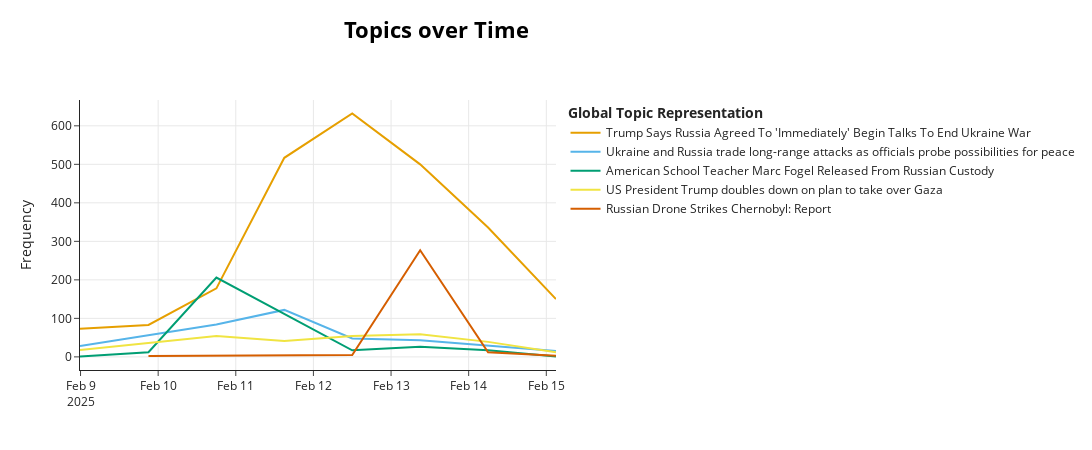

The code cell stored with this chart in its notebook:
### Code cell
topic_model.visualize_topics_over_time(topics_over_time,
                                       top_n_topics=5,
                                       custom_labels=True)

### Figure 1 — Plotly figure (JSON) as saved in the notebook; plotly's stock layout.template omitted (floating-point values rounded to 4 significant figures)
{"data": [{"hoverinfo": "text", "hovertext": ["<b>Topic 0</b><br>Words: war, spoken, ukraine, putin, he", "<b>Topic 0</b><br>Words: to, ukraine, war, trump, putin", "<b>Topic 0</b><br>Words: ukraine, trump, to, rare, aid", "<b>Topic 0</b><br>Words: ukraine, to, putin, trump, war", "<b>Topic 0</b><br>Words: ukraine, trump, be, nearing, bloody", "<b>Topic 0</b><br>Words: ukraine, to, president, putin, trump", "<b>Topic 0</b><br>Words: ukraine, europe, zelenskyy, to, zelensky", "<b>Topic 0</b><br>Words: ukraine, to, european, talks, not"], "marker": {"color": "#E69F00"}, "mode": "lines", "name": "Trump Says Russia Agreed To 'Immediately' Begin Talks To End Ukraine War", "x": ["2025-02-08T23:49:55.200000000", "2025-02-09T21:00:00.000000000", "2025-02-10T18:00:00.000000000", "2025-02-11T15:00:00.000000000", "2025-02-12T12:00:00.000000000", "2025-02-13T09:00:00.000000000", "2025-02-14T06:00:00.000000000", "2025-02-15T03:00:00.000000000"], "y": [73, 83, 178, 517, 632, 500, 336, 150], "type": "scatter"}, {"hoverinfo": "text", "hovertext": ["<b>Topic 1</b><br>Words: drones, shot, village, russia, north", "<b>Topic 1</b><br>Words: drones, russia, russian, north, ukrainian", "<b>Topic 1</b><br>Words: drones, russia, north, korea, ukrainian", "<b>Topic 1</b><br>Words: kyiv, russia, missile, drones, territory", "<b>Topic 1</b><br>Words: drones, moldova, russian, soil, russia", "<b>Topic 1</b><br>Words: russian, drones, region, ukraine, drone", "<b>Topic 1</b><br>Words: village, eastern, donetsk, forces, capture", "<b>Topic 1</b><br>Words: attacks, overnight, infrastructure, sharply, forces"], "marker": {"color": "#56B4E9"}, "mode": "lines", "name": "Ukraine and Russia trade long-range attacks as officials probe possibilities for peace", "x": ["2025-02-08T23:49:55.200000000", "2025-02-09T21:00:00.000000000", "2025-02-10T18:00:00.000000000", "2025-02-11T15:00:00.000000000", "2025-02-12T12:00:00.000000000", "2025-02-13T09:00:00.000000000", "2025-02-14T06:00:00.000000000", "2025-02-15T03:00:00.000000000"], "y": [28, 57, 84, 122, 48, 43, 29, 15], "type": "scatter"}, {"hoverinfo": "text", "hovertext": ["<b>Topic 2</b><br>Words: mercouris, surfaced, fairly, duma, highlight", "<b>Topic 2</b><br>Words: fogel, marc, torture, custody, teacher", "<b>Topic 2</b><br>Words: fogel, custody, marc, teacher, american", "<b>Topic 2</b><br>Words: fogel, marc, american, teacher, release", "<b>Topic 2</b><br>Words: fogel, vinnik, marc, alexander, american", "<b>Topic 2</b><br>Words: fogel, marc, swap, vinnik, citizen", "<b>Topic 2</b><br>Words: citizen, smuggling, drug, custody, fogel", "<b>Topic 2</b><br>Words: plotter, plotting, topple, fico, grandmother"], "marker": {"color": "#009E73"}, "mode": "lines", "name": "American School Teacher Marc Fogel Released From Russian Custody", "x": ["2025-02-08T23:49:55.200000000", "2025-02-09T21:00:00.000000000", "2025-02-10T18:00:00.000000000", "2025-02-11T15:00:00.000000000", "2025-02-12T12:00:00.000000000", "2025-02-13T09:00:00.000000000", "2025-02-14T06:00:00.000000000", "2025-02-15T03:00:00.000000000"], "y": [1, 12, 206, 111, 17, 26, 17, 1], "type": "scatter"}, {"hoverinfo": "text", "hovertext": ["<b>Topic 3</b><br>Words: gaza, canada, rae, invade, bob", "<b>Topic 3</b><br>Words: gaza, tariffs, aluminum, palestinians, trump", "<b>Topic 3</b><br>Words: gaza, jordan, aluminum, king, trump", "<b>Topic 3</b><br>Words: gaza, is, the, tariffs, aluminum", "<b>Topic 3</b><br>Words: aluminum, production, metric, million, gaza", "<b>Topic 3</b><br>Words: gaza, arab, plan, tariffs, trump", "<b>Topic 3</b><br>Words: gaza, dominance, energy, council, trump", "<b>Topic 3</b><br>Words: gaza, prisoners, palestinian, netanyahu, israeli"], "marker": {"color": "#F0E442"}, "mode": "lines", "name": "US President Trump doubles down on plan to take over Gaza", "x": ["2025-02-08T23:49:55.200000000", "2025-02-09T21:00:00.000000000", "2025-02-10T18:00:00.000000000", "2025-02-11T15:00:00.000000000", "2025-02-12T12:00:00.000000000", "2025-02-13T09:00:00.000000000", "2025-02-14T06:00:00.000000000", "2025-02-15T03:00:00.000000000"], "y": [18, 37, 54, 41, 54, 59, 39, 12], "type": "scatter"}, {"hoverinfo": "text", "hovertext": ["<b>Topic 4</b><br>Words: chernobyl, factors, drone, hazard, sensitivity", "<b>Topic 4</b><br>Words: reactors, nuclear, bulgaria, purchase, chernobyl", "<b>Topic 4</b><br>Words: zaporizhzhia, nuclear, plant, rotation, iaea", "<b>Topic 4</b><br>Words: nuclear, chernobyl, drone, plant, power", "<b>Topic 4</b><br>Words: chernobyl, drone, nuclear, struck, plant", "<b>Topic 4</b><br>Words: chernobyl, drone, nuclear, plant, radiation", "<b>Topic 4</b><br>Words: nuclear, chernobyl, drone, ghosts, expert"], "marker": {"color": "#D55E00"}, "mode": "lines", "name": "Russian Drone Strikes Chernobyl: Report", "x": ["2025-02-09T21:00:00.000000000", "2025-02-10T18:00:00.000000000", "2025-02-11T15:00:00.000000000", "2025-02-12T12:00:00.000000000", "2025-02-13T09:00:00.000000000", "2025-02-14T06:00:00.000000000", "2025-02-15T03:00:00.000000000"], "y": [2, 3, 4, 5, 277, 12, 3], "type": "scatter"}], "layout": {"xaxis": {"showgrid": true}, "yaxis": {"showgrid": true, "title": {"text": "Frequency"}}, "title": {"font": {"size": 22, "color": "Black"}, "text": "<b>Topics over Time</b>", "y": 0.95, "x": 0.4, "xanchor": "center", "yanchor": "top"}, "hoverlabel": {"font": {"size": 16, "family": "Rockwell"}, "bgcolor": "white"}, "width": 1250, "height": 450, "legend": {"title": {"text": "<b>Global Topic Representation"}}}}
